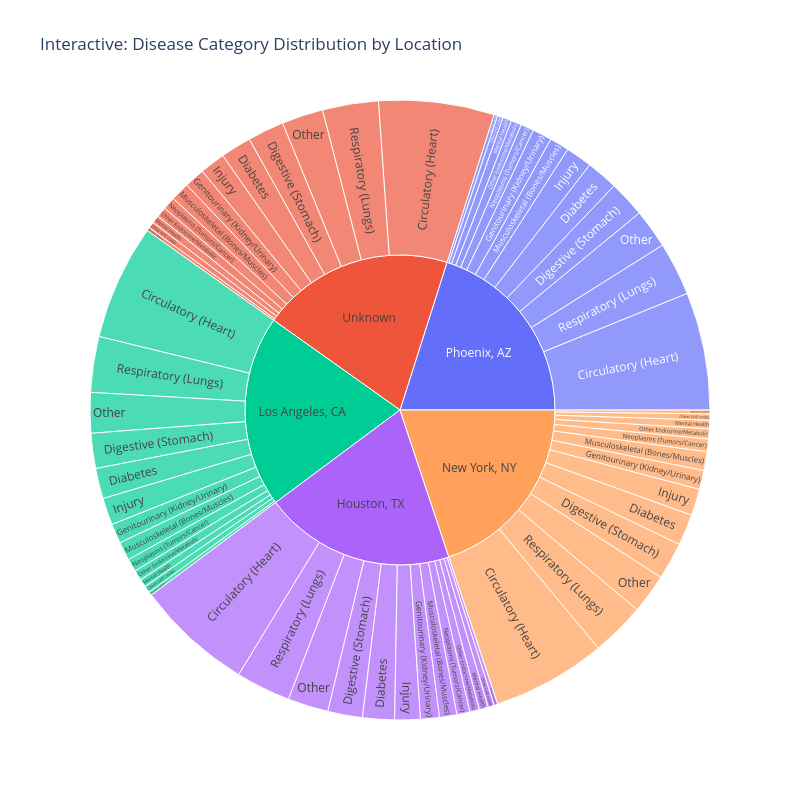

Notebook code cell kept with this figure:
### Code cell
sun_df = df.groupby(['location', 'disease_category']).size().reset_index(name='count')
fig2 = px.sunburst(
    sun_df, path=['location', 'disease_category'], values='count',
    title='Interactive: Disease Category Distribution by Location'
)
fig2.update_layout(width=800, height=800)
fig2.show()

### Figure 1 — Plotly figure (JSON) as saved in the notebook; plotly's stock layout.template omitted (floating-point values rounded to 4 significant figures)
{"data": [{"branchvalues": "total", "domain": {"x": [0.0, 1.0], "y": [0.0, 1.0]}, "hovertemplate": "labels=%{label}<br>count=%{value}<br>parent=%{parent}<br>id=%{id}<extra></extra>", "ids": ["Houston, TX/Circulatory (Heart)", "Houston, TX/Diabetes", "Houston, TX/Digestive (Stomach)", "Houston, TX/Genitourinary (Kidney/Urinary)", "Houston, TX/Injury", "Houston, TX/Mental Health", "Houston, TX/Musculoskeletal (Bones/Muscles)", "Houston, TX/Neoplasms (Tumors/Cancer)", "Houston, TX/Nervous System", "Houston, TX/Other", "Houston, TX/Other (V/E code)", "Houston, TX/Other Endocrine/Metabolic", "Houston, TX/Respiratory (Lungs)", "Los Angeles, CA/Circulatory (Heart)", "Los Angeles, CA/Diabetes", "Los Angeles, CA/Digestive (Stomach)", "Los Angeles, CA/Genitourinary (Kidney/Urinary)", "Los Angeles, CA/Injury", "Los Angeles, CA/Mental Health", "Los Angeles, CA/Musculoskeletal (Bones/Muscles)", "Los Angeles, CA/Neoplasms (Tumors/Cancer)", "Los Angeles, CA/Nervous System", "Los Angeles, CA/Other", "Los Angeles, CA/Other (V/E code)", "Los Angeles, CA/Other Endocrine/Metabolic", "Los Angeles, CA/Respiratory (Lungs)", "New York, NY/Circulatory (Heart)", "New York, NY/Diabetes", "New York, NY/Digestive (Stomach)", "New York, NY/Genitourinary (Kidney/Urinary)", "New York, NY/Injury", "New York, NY/Mental Health", "New York, NY/Musculoskeletal (Bones/Muscles)", "New York, NY/Neoplasms (Tumors/Cancer)", "New York, NY/Nervous System", "New York, NY/Other", "New York, NY/Other (V/E code)", "New York, NY/Other Endocrine/Metabolic", "New York, NY/Respiratory (Lungs)", "Phoenix, AZ/Circulatory (Heart)", "Phoenix, AZ/Diabetes", "Phoenix, AZ/Digestive (Stomach)", "Phoenix, AZ/Genitourinary (Kidney/Urinary)", "Phoenix, AZ/Injury", "Phoenix, AZ/Mental Health", "Phoenix, AZ/Musculoskeletal (Bones/Muscles)", "Phoenix, AZ/Neoplasms (Tumors/Cancer)", "Phoenix, AZ/Nervous System", "Phoenix, AZ/Other", "Phoenix, AZ/Other (V/E code)", "Phoenix, AZ/Other Endocrine/Metabolic", "Phoenix, AZ/Respiratory (Lungs)", "Unknown/Circulatory (Heart)", "Unknown/Diabetes", "Unknown/Digestive (Stomach)", "Unknown/Genitourinary (Kidney/Urinary)", "Unknown/Injury", "Unknown/Mental Health", "Unknown/Musculoskeletal (Bones/Muscles)", "Unknown/Neoplasms (Tumors/Cancer)", "Unknown/Nervous System", "Unknown/Other", "Unknown/Other (V/E code)", "Unknown/Other Endocrine/Metabolic", "Unknown/Respiratory (Lungs)", "Houston, TX", "Los Angeles, CA", "New York, NY", "Phoenix, AZ", "Unknown"], "labels": ["Circulatory (Heart)", "Diabetes", "Digestive (Stomach)", "Genitourinary (Kidney/Urinary)", "Injury", "Mental Health", "Musculoskeletal (Bones/Muscles)", "Neoplasms (Tumors/Cancer)", "Nervous System", "Other", "Other (V/E code)", "Other Endocrine/Metabolic", "Respiratory (Lungs)", "Circulatory (Heart)", "Diabetes", "Digestive (Stomach)", "Genitourinary (Kidney/Urinary)", "Injury", "Mental Health", "Musculoskeletal (Bones/Muscles)", "Neoplasms (Tumors/Cancer)", "Nervous System", "Other", "Other (V/E code)", "Other Endocrine/Metabolic", "Respiratory (Lungs)", "Circulatory (Heart)", "Diabetes", "Digestive (Stomach)", "Genitourinary (Kidney/Urinary)", "Injury", "Mental Health", "Musculoskeletal (Bones/Muscles)", "Neoplasms (Tumors/Cancer)", "Nervous System", "Other", "Other (V/E code)", "Other Endocrine/Metabolic", "Respiratory (Lungs)", "Circulatory (Heart)", "Diabetes", "Digestive (Stomach)", "Genitourinary (Kidney/Urinary)", "Injury", "Mental Health", "Musculoskeletal (Bones/Muscles)", "Neoplasms (Tumors/Cancer)", "Nervous System", "Other", "Other (V/E code)", "Other Endocrine/Metabolic", "Respiratory (Lungs)", "Circulatory (Heart)", "Diabetes", "Digestive (Stomach)", "Genitourinary (Kidney/Urinary)", "Injury", "Mental Health", "Musculoskeletal (Bones/Muscles)", "Neoplasms (Tumors/Cancer)", "Nervous System", "Other", "Other (V/E code)", "Other Endocrine/Metabolic", "Respiratory (Lungs)", "Houston, TX", "Los Angeles, CA", "New York, NY", "Phoenix, AZ", "Unknown"], "name": "", "parents": ["Houston, TX", "Houston, TX", "Houston, TX", "Houston, TX", "Houston, TX", "Houston, TX", "Houston, TX", "Houston, TX", "Houston, TX", "Houston, TX", "Houston, TX", "Houston, TX", "Houston, TX", "Los Angeles, CA", "Los Angeles, CA", "Los Angeles, CA", "Los Angeles, CA", "Los Angeles, CA", "Los Angeles, CA", "Los Angeles, CA", "Los Angeles, CA", "Los Angeles, CA", "Los Angeles, CA", "Los Angeles, CA", "Los Angeles, CA", "Los Angeles, CA", "New York, NY", "New York, NY", "New York, NY", "New York, NY", "New York, NY", "New York, NY", "New York, NY", "New York, NY", "New York, NY", "New York, NY", "New York, NY", "New York, NY", "New York, NY", "Phoenix, AZ", "Phoenix, AZ", "Phoenix, AZ", "Phoenix, AZ", "Phoenix, AZ", "Phoenix, AZ", "Phoenix, AZ", "Phoenix, AZ", "Phoenix, AZ", "Phoenix, AZ", "Phoenix, AZ", "Phoenix, AZ", "Phoenix, AZ", "Unknown", "Unknown", "Unknown", "Unknown", "Unknown", "Unknown", "Unknown", "Unknown", "Unknown", "Unknown", "Unknown", "Unknown", "Unknown", "", "", "", "", ""], "type": "sunburst", "values": [5983.0, 1627.0, 1771.0, 966.0, 1304.0, 464.0, 886.0, 664.0, 182.0, 2075.0, 318.0, 494.0, 2800.0, 5896.0, 1557.0, 1792.0, 1006.0, 1380.0, 407.0, 946.0, 671.0, 182.0, 2063.0, 352.0, 520.0, 2851.0, 5832.0, 1596.0, 1897.0, 978.0, 1358.0, 426.0, 955.0, 650.0, 195.0, 2031.0, 320.0, 518.0, 2750.0, 6019.0, 1618.0, 1865.0, 987.0, 1359.0, 452.0, 996.0, 671.0, 185.0, 1998.0, 289.0, 530.0, 2734.0, 5900.0, 1567.0, 1862.0, 1046.0, 1302.0, 396.0, 956.0, 656.0, 176.0, 2116.0, 322.0, 530.0, 2858.0, 19530.0, 19620.0, 19510.0, 19700.0, 19690.0]}], "layout": {"height": 800, "legend": {"tracegroupgap": 0}, "title": {"text": "Interactive: Disease Category Distribution by Location"}, "width": 800}}
